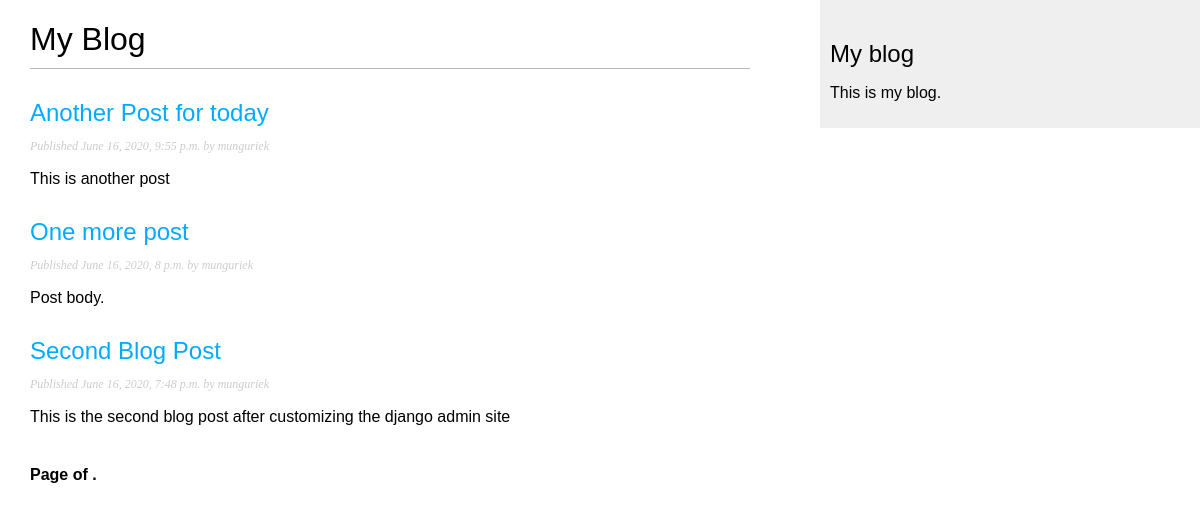
Screenshot of /blog/ with the database file from the repository.
### blog/models.py (models this page shows, shortened)
class Post(models.Model):
    STATUS_CHOICES = (
        ('draft', 'Draft'),
        ('published', 'Published'),
    )
    title = models.CharField(max_length=250)
    slug = models.SlugField(max_length=250, unique_for_date='publish')
    author = models.ForeignKey(User, on_delete=models.CASCADE, related_name='blog_posts')
    body = models.TextField()
    publish = models.DateTimeField(default = timezone.now)
    created = models.DateTimeField(auto_now_add=True)
    updated = models.DateTimeField(auto_now=True)
    status = models.CharField(max_length=10, choices=STATUS_CHOICES,default='draft')
    class Meta:
        ordering = ('-publish',)
    object = models.Manager() #The default manager.
    published = PublishedManager() #Our custom manager.
    def get_absolute_url(self):
        return reverse('blog:post_detail', args=[self.publish.year, self.publish.month, self.publish.day, self.slug])

### blog/views.py (the view)
# urls.py: path('', views.PostListView.as_view(), name='post_list'),
class PostListView(ListView):
    queryset = Post.published.all()
    context_object_name = 'posts'
    paginate_by = 3
    template_name = 'blog/post/list.html'

### blog/templates/blog/post/list.html (shortened to what this page needs)
{% extends "blog/base.html" %}
{% block content %}
<h1>My Blog</h1>
    {% for post in posts %}
        <h2><a href="{{ post.get_absolute_url }}">{{ post.title }}</a></h2>
        <p class="date">
            Published {{ post.publish }} by {{ post.author }}
        </p>
        {{ post.body | truncatewords:30 | linebreaks }}
    {% endfor %}
    {% include "pagination.html" with page=post_obj %}
{% endblock %}

### blog/templates/blog/base.html (shortened to what this page needs)
{% load static %}
<!DOCTYPE html>
<html>
<head>
  <link href="{% static "css/blog.css" %}" rel="stylesheet">
</head>
<body>
  <div id="content">
    {% block content %}
    {% endblock %}
  </div>
  <div id="sidebar">
    <h2>My blog</h2>
    <p>This is my blog.</p>
  </div>
</body>
</html>

### blog/templates/pagination.html (shortened to what this page needs)
<div class="pagination">
    <span class="step-links">
      <span class="current">
        Page {{ page.number }} of {{ page.paginator.num_pages }}.
      </span>
    </span>
  </div>

### blog/static/css/blog.css (style rules this page uses)
body { margin:0; padding:0; font-family:helvetica, sans-serif; }
a { color:#00abff; text-decoration:none; }
h1 { font-weight:normal; border-bottom:1px solid #bbb; padding:0 0 10px 0; }
h2 { font-weight:normal; margin:30px 0 0; }
#content { float:left; width:60%; padding:0 0 0 30px; }
#sidebar { float:right; width:30%; padding:10px; background:#efefef; height:100%; }
p.date { color:#ccc; font-family: georgia, serif; font-size: 12px; font-style: italic; }
.pagination { margin:40px 0; font-weight:bold; }

### rows the page displays
Post: title "Another Post for today", publish "June 16, 2020, 9:55 p.m.", author "munguriek", body "This is another post"
Post: title "One more post", publish "June 16, 2020, 8 p.m.", author "munguriek", body "Post body."
Post: title "Second Blog Post", publish "June 16, 2020, 7:48 p.m.", author "munguriek", body "This is the second blog post after customizing the django admin site"
